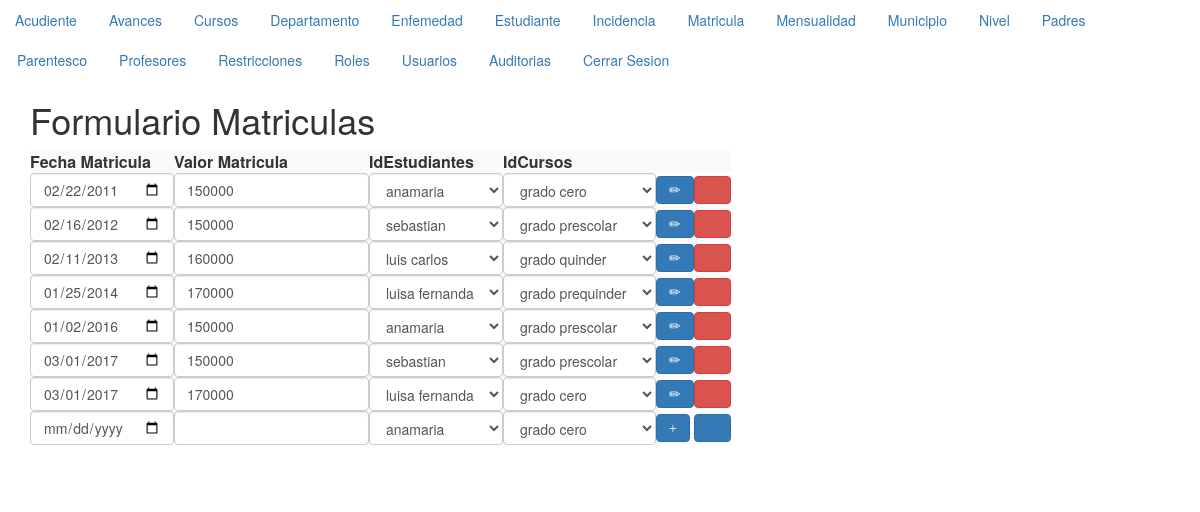
/formularioMatricula.php (signed in), run on the app's committed database.
### tables this page shows
CREATE TABLE IF NOT EXISTS `matricula` (
  `idMatricula` mediumint(4) NOT NULL,
  `fechaMatricula` date NOT NULL,
  `valorMatricula` mediumint(20) NOT NULL,
  `idEstudiantesMatricula` mediumint(4) NOT NULL,
  `idCursosMatricula` tinyint(4) NOT NULL
);

CREATE TABLE IF NOT EXISTS `estudiante` (
  `idEstudiante` mediumint(4) NOT NULL,
  `nombreEstudiante` varchar(50) NOT NULL,
  `apellidoEstudiante` varchar(50) NOT NULL,
  `fechaNacimientoEstudiante` date NOT NULL,
  `generoEstudiante` char(1) NOT NULL,
  `idMunicipioEstudiante` smallint(4) NOT NULL,
  `idPadreEstudiante` mediumint(4) NOT NULL,
  `idMadreEstudiante` mediumint(4) NOT NULL,
  `idAcudienteEstudiante` mediumint(4) NOT NULL,
  `idCursoEstudiante` int(11) NOT NULL
);

CREATE TABLE IF NOT EXISTS `cursos` (
  `idCursos` tinyint(4) NOT NULL,
  `gradosCursos` varchar(20) NOT NULL,
  `idProfesoresCursos` smallint(4) NOT NULL,
  `idNivelCursos` tinyint(4) NOT NULL,
  `idAuxiliarCursos` smallint(4) NOT NULL
);

### matricula.php (called while the page is built, shortened)
<?php
   class Matricula{
       private $_conexion;
       private $_paginacion = 10;
       function __construct($conexion, $idMatricula, $fechaMatricula, $valorMatricula, $idEstudiantesMatricula, $idCursosMatricula){
           $this->_conexion = $conexion;
       }
       function getRoles($idUsuario){
        $roles=mysqli_query($this->_conexion, "SELECT ".static::class."roles AS elpermiso FROM roles WHERE idRoles IN(SELECT idRolesUsuario FROM Usuario WHERE idusuario =$idUsuario)") or die (mysqli_error($this->_conexion));
        $unregistro=mysqli_fetch_array($roles);
        return $unregistro['elpermiso'];
    }
       function listar($pagina){
           if ($pagina<=0){
               $listado = mysqli_query($this->_conexion,"SELECT * FROM Matricula ORDER BY idMatricula") or
               die (mysqli_error($this->_conexion));
           }else{
               $paginacionMax = $pagina * $this->_paginacion;
               $paginacionMin = $paginacionMax - $this->_paginacion;
               $listado = mysqli_query($this->_conexion,"SELECT * FROM Matricula ORDER BY idMatricula
               LIMIT $paginacionMin, $paginacionMax") or die(mysqli_error($this->_conexion));
           }
           return $listado;
       }
   }
?>

### estudiante.php (called while the page is built, shortened)
<?php
   class Estudiante{
       private $_conexion;
       private $_paginacion = 10;
       function __construct($conexion, $idEstudiante, $nombreEstudiante, $apellidoEstudiante, $fechaNacimientoEstudiante, $generoEstudiante, $idMunicipioEstudiante, $idPadreEstudiante, $idMadreEstudiante, $idAcudienteEstudiante, $idCursoEstudiante){
           $this->_conexion = $conexion;
       }
       function listar($pagina){
           if ($pagina<=0){
               $listado = mysqli_query($this->_conexion,"SELECT * FROM Estudiante ORDER BY idEstudiante") or
               die (mysqli_error($this->_conexion));
           }else{
               $paginacionMax = $pagina * $this->_paginacion;
               $paginacionMin = $paginacionMax - $this->_paginacion;
               $listado = mysqli_query($this->_conexion,"SELECT * FROM Estudiante ORDER BY idEstudiante
               LIMIT $paginacionMin, $paginacionMax") or die(mysqli_error($this->_conexion));
           }
           return $listado;
       }
   }
?>

### cursos.php (called while the page is built, shortened)
<?php
   class Cursos{
       private $_conexion;
       private $_paginacion = 10;
       function __construct($conexion, $idCursos, $gradosCursos, $idProfesoresCursos, $idNivelCursos, $idAuxiliarCursos){
           $this->_conexion = $conexion;
       }
       function listar($pagina){
           if ($pagina<=0){
               $listado = mysqli_query($this->_conexion,"SELECT * FROM Cursos ORDER BY idCursos") or
               die (mysqli_error($this->_conexion));
           }else{
               $paginacionMax = $pagina * $this->_paginacion;
               $paginacionMin = $paginacionMax - $this->_paginacion;
               $listado = mysqli_query($this->_conexion,"SELECT * FROM Cursos ORDER BY idCursos
               LIMIT $paginacionMin, $paginacionMax") or die(mysqli_error($this->_conexion));
           }
           return $listado;
       }
   }
?>

### formularioMatricula.php (the view, shortened to what this page needs)
<?php
if(isset($_SESSION['id'])){
?>
<html>
<head>
    <link rel="stylesheet" href="css/bootstrap.min.css">
    </head>
<body>
    <?php
    $pagina = (isset($_GET['pag']))?$_GET['pag']:1;
      include_once("menu.php");
    ?>
    <div class="container">
    <header>
    <h1>Formulario Matriculas</h1>
    </header>
 <table class="table-striped">
    <tbody>
    <tr>
        <th scope="col">Fecha Matricula</th>
        <th scope="col">Valor Matricula</th>
        <th scope="col">IdEstudiantes</th>
        <th scope="col">IdCursos</th>
        <th scope="col"></th>
    </tr>
<?php
        $objetoConexion = new conexion();
        $conexion = $objetoConexion->conectar();
        include_once("../modelo/estudiante.php");
        $objetoEstudiante = new estudiante($conexion,0,'nombre','apellido', 'fechaNacimiento', 'genero', 'idMunicipio', 'idPadre', 'idMadre', 'idAcudiente', 'idCurso');
        $listaEstudiantes = $objetoEstudiante->listar(0);
        include_once("../modelo/cursos.php");
        $objetoCursos = new cursos($conexion,0,'grado','idProfesores', 'idNivel', 'idAuxiliar');
        $listaCursos = $objetoCursos->listar(0);
        include_once("../modelo/matricula.php");
        $objetoMatricula = new matricula($conexion,0,'fecha','valor', 'idProfesores', 'idCursos');
        $listaMatricula = $objetoMatricula->listar($pagina);
        $permiso = $objetoMatricula->getRoles($_SESSION['id']);
        if (stripos($permiso,"r")!==false){
        while($unRegistro = mysqli_fetch_array($listaMatricula)){
            echo '<tr><form id="fModificarMatricula"'.$unRegistro["idMatricula"].' action="../controlador/controladorMatriculas.php"
            method="post">';
            echo '<td><input class="form-control"  type="hidden" name="fIdMatricula" value="'.$unRegistro['idMatricula'].'">';
            echo ' <input class="form-control"  type="date" name="fFechaMatricula" value="'.$unRegistro['fechaMatricula'].'"></td>';
            echo '<td><input class="form-control"  type="text" name="fValorMatricula" value="'.$unRegistro['valorMatricula'].'"></td>';
            echo '<td><select class="form-control"  name="fIdEstudiantesMatricula">';
            while($registroEstudiante = mysqli_fetch_array($listaEstudiantes)){
                echo "<option value='".$registroEstudiante['idEstudiante']."'";
                if($unRegistro['idEstudiantesMatricula']==$registroEstudiante['idEstudiante']){
                  echo " selected ";
                  }
                   echo ">{$registroEstudiante['nombreEstudiante']}</option>";
               }
            mysqli_data_seek($listaEstudiantes,0);
             echo '</select></td>';
             echo '<td><select class="form-control"  name="fIdCursosMatricula">';
            while($registroCursos = mysqli_fetch_array($listaCursos)){
                echo "<option value='".$registroCursos['idCursos']."'";
                if($unRegistro['idCursosMatricula']==$registroCursos['idCursos']){
                  echo " selected ";
                  }
                   echo ">{$registroCursos['gradosCursos']}</option>";
               }
            mysqli_data_seek($listaCursos,0);
             echo '</select></td>';
            echo '<td>';
             if (stripos($permiso,"u")!==false){
            echo '<button class="btn btn-primary" type="Submit" name="fEnviar" value="Modificar" class=""><span class="glyphicon glyphicon-pencil" aria-hidden="true"></span></button>';
            }
            if (stripos($permiso,"d")!==false){
            echo '<button class="btn btn-danger" type="submit" name="fEnviar" value="Eliminar"><span class="glyphicon glyphicon-trash" aria-hidden="true"></span></button></td>';
           }
            echo '</form></tr>';
      }
}
?>
<?php
    if (stripos($permiso,"c")!==false){
?>
         <tr><form id="fIngresarMatriculas" action="../controlador/ControladorMatriculas.php" method="post">
             <td><input class="form-control"  type="hidden" name="fIdMatricula" value="0">
             <input class="form-control"  type="date" name="fFechaMatricula"></td>
             <td><input class="form-control"  type="text" name="fValorMatricula"></td>
             <td><select class="form-control"  name="fIdEstudiantesMatricula">
             <?php
                 while($registroEstudiante = mysqli_fetch_array($listaEstudiantes)){
                      echo '<option value="'.$registroEstudiante['idEstudiante'].'">' .$registroEstudiante['nombreEstudiante'].'</option>';
                  }
                 ?>
                 </select></td>
             <td><select class="form-control"  name="fIdCursosMatricula">
             <?php
              while($registroCursos = mysqli_fetch_array($listaCursos)){
                  echo '<option value="'.$registroCursos['idCursos'].'">' .$registroCursos['gradosCursos'].'</option>';
              }
                 ?>
                 </select></td>
             <td><button class="btn btn-primary" type="submit" name="fEnviar" value="Ingresar"><span class="glyphicon glyphicon-plus" aria-hidden="true"></span>
             </button>
                 <button class="btn btn-primary" type="reset" name="fEnviar" value="Limpiar"><span class="glyphicon glyphicon-credit-card" aria-hidden="true"></span></button></td>
         </form></tr>
         <?php
   }
?>
        </tbody>
    </table>
        <nav>
</nav>
        </div>
    </body>
</html>
<?php
}else{
    header("location:../index.php");
}
?>

### menu.php
<nav>
    <ul class="nav nav-pills nav-fill">
        <li><a href="formularioAcudiente.php">Acudiente</a></li>
        <li><a href="formularioAvances.php">Avances</a></li>
        <li><a href="formularioCursos.php">Cursos</a></li>
        <li><a href="formularioDepartamento.php">Departamento</a></li>
        <li><a href="formularioEnfermedad.php">Enfemedad</a></li>
        <li><a href="formularioEstudiante.php">Estudiante</a></li>
        <li><a href="formularioIncidencia.php">Incidencia</a></li>
        <li><a href="formularioMatricula.php">Matricula</a></li>
        <li><a href="formularioMensualidad.php">Mensualidad</a></li>
        <li><a href="formularioMunicipio.php">Municipio</a></li>
        <li><a href="formularioNivel.php">Nivel</a></li>
        <li><a href="formularioPadres.php">Padres</a></li>
        <li><a href="formularioParentesco.php">Parentesco</a></li>
        <li><a href="formularioProfesores.php">Profesores</a></li>
        <li><a href="formularioRestricciones.php">Restricciones</a></li>
        <li><a href="formularioRoles.php">Roles</a></li>
        <li><a href="formularioUsuario.php">Usuarios</a></li>
        <li ><a href="formularioAuditorias.php">Auditorias</a></li>
        <li ><a href="formularioCerrarSesion.php">Cerrar Sesion</a></li>
    </ul>
</nav>

### data on the page
matricula: fFechaMatricula "02/22/2011", fValorMatricula "150000", fIdEstudiantesMatricula "anamaria", fIdCursosMatricula "grado cero"
matricula: fFechaMatricula "02/16/2012", fValorMatricula "150000", fIdEstudiantesMatricula "sebastian", fIdCursosMatricula "grado prescolar"
matricula: fFechaMatricula "02/11/2013", fValorMatricula "160000", fIdEstudiantesMatricula "luis carlos", fIdCursosMatricula "grado quinder"
matricula: fFechaMatricula "01/25/2014", fValorMatricula "170000", fIdEstudiantesMatricula "luisa fernanda", fIdCursosMatricula "grado prequinder"
matricula: fFechaMatricula "01/02/2016", fValorMatricula "150000", fIdEstudiantesMatricula "anamaria", fIdCursosMatricula "grado prescolar"
matricula: fFechaMatricula "03/01/2017", fValorMatricula "150000", fIdEstudiantesMatricula "sebastian", fIdCursosMatricula "grado prescolar"
matricula: fFechaMatricula "03/01/2017", fValorMatricula "170000", fIdEstudiantesMatricula "luisa fernanda", fIdCursosMatricula "grado cero"

### other printed values
form field fIdEstudiantesMatricula "anamaria"
form field fIdCursosMatricula "grado cero"
